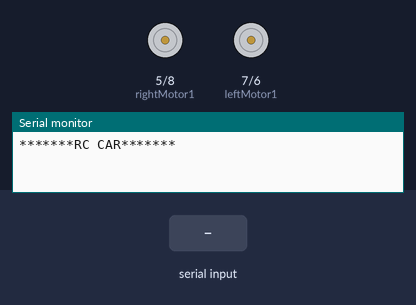
Bench run of a sketch on a simulated Arduino Uno, built with avr-gcc and run on an emulated ATmega328P. On the bench: motor-driver pin pairs drawn as motors (green arrow = first pin HIGH = forward, orange = second pin HIGH = backward, longer = more drive), the last lines printed to the serial monitor. The test bench sets the inputs (shaded band).

Above: at 1.2 s.
1.3 s: "w" received over Serial
At 2.2 s:
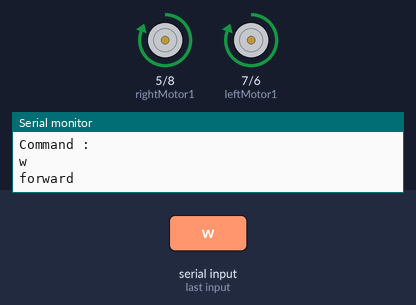
2.8 s: "a" received over Serial
At 3.4 s:
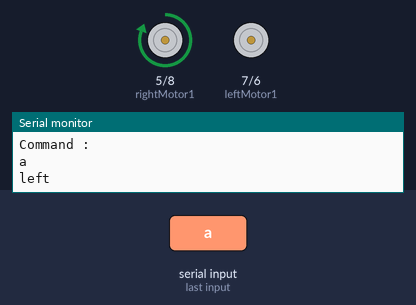
4.3 s: "d" received over Serial
At 5.5 s:
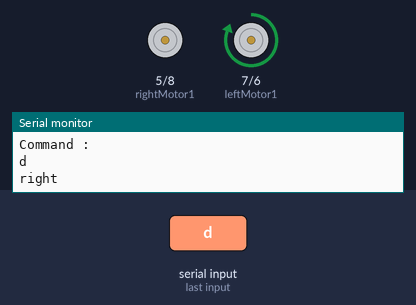
5.8 s: "s" received over Serial
At 6.9 s:
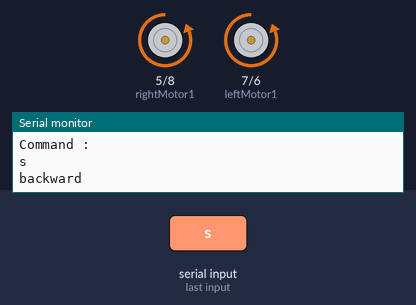
Timing chart, 0 to 8.3 s (numbered marks = the images above; inputs shaded):
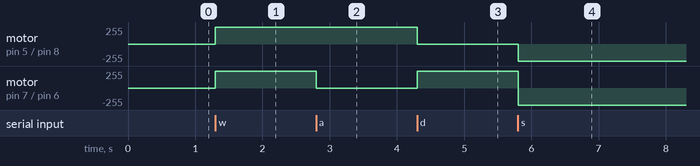

The sketch:

rcCar.ino
```cpp
int leftMotor1 = 7;
int leftMotor2 = 6;
int rightMotor1 = 5;
int rightMotor2 = 8;
char command = 'x';

void setup() {
  Serial.begin(115200);
  Serial.println("*******RC CAR*******");
  pinMode(leftMotor1, OUTPUT);
  pinMode(leftMotor2, OUTPUT);
  pinMode(rightMotor1, OUTPUT);
  pinMode(rightMotor2, OUTPUT);
}

void forward() {
  digitalWrite(leftMotor1, HIGH);
  digitalWrite(leftMotor2, LOW);
  digitalWrite(rightMotor1, HIGH);
  digitalWrite(rightMotor2, LOW);
}
void backward() {
  digitalWrite(leftMotor1, LOW);
  digitalWrite(leftMotor2, HIGH);
  digitalWrite(rightMotor1, LOW);
  digitalWrite(rightMotor2, HIGH);
}
void left() {
  digitalWrite(leftMotor1, LOW);
  digitalWrite(leftMotor2, LOW);
  digitalWrite(rightMotor1, HIGH);
  digitalWrite(rightMotor2, LOW);
}
void right() {
  digitalWrite(leftMotor1, HIGH);
  digitalWrite(leftMotor2, LOW);
  digitalWrite(rightMotor1, LOW);
  digitalWrite(rightMotor2, LOW);
}

void stops() {
  Serial.println("Stop");
  digitalWrite(leftMotor1, LOW);
  digitalWrite(leftMotor2, LOW);
  digitalWrite(rightMotor1, LOW);
  digitalWrite(rightMotor2, LOW);
}

void loop() {
  while (Serial.available() > 0) {
    command = Serial.read();
    Serial.println("Command : ");
    Serial.println(command);
    if (command == 'w') {
      Serial.println("forward");
      forward();
    }
    if (command == 'a') {
      Serial.println("left");
      left();
    }
    if (command == 'd') {
      Serial.println("right");
      right();
    }
    if (command == 's') {
      Serial.println("backward");
      backward();
    }
    if (command == 'x') {
      Serial.println("Stop");
      stops();
    }
  }
  delay(100);
}
```

Measured:
- after the input at 1.3 s, motor on pin 5 (rightMotor1) / pin 8 (rightMotor2), motor on pin 7 (leftMotor1) / pin 6 (leftMotor2): stopped → forward 255/255 at once
- after the input at 2.8 s, motor on pin 7 (leftMotor1) / pin 6 (leftMotor2): forward 255/255 → stopped at once
- after the input at 4.3 s, motor on pin 5 (rightMotor1) / pin 8 (rightMotor2): forward 255/255 → stopped at once; motor on pin 7 (leftMotor1) / pin 6 (leftMotor2): stopped → forward 255/255 at once
- after the input at 5.8 s, motor on pin 5 (rightMotor1) / pin 8 (rightMotor2): stopped → backward 255/255 at once; motor on pin 7 (leftMotor1) / pin 6 (leftMotor2): forward 255/255 → backward 255/255 at once
